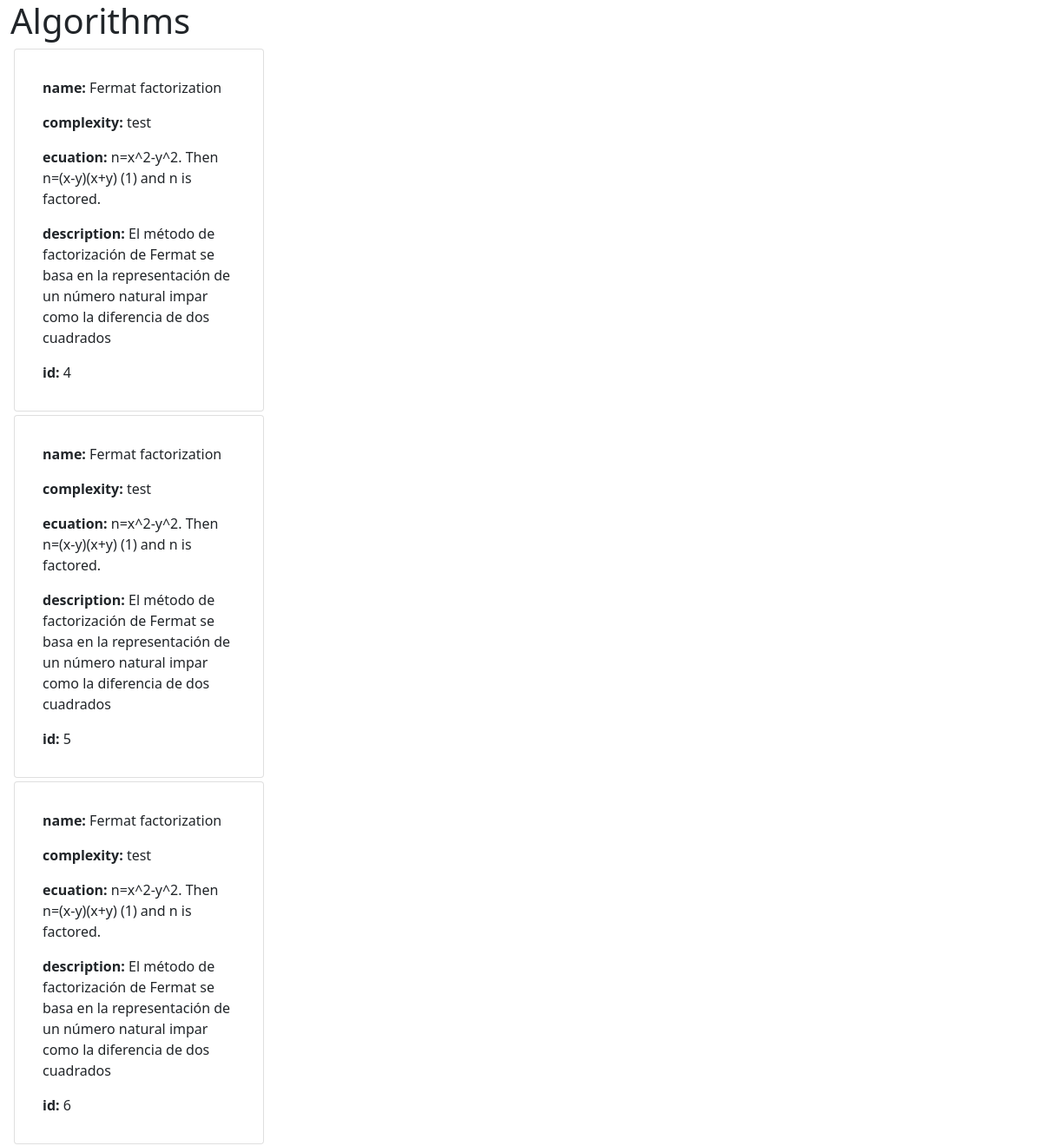
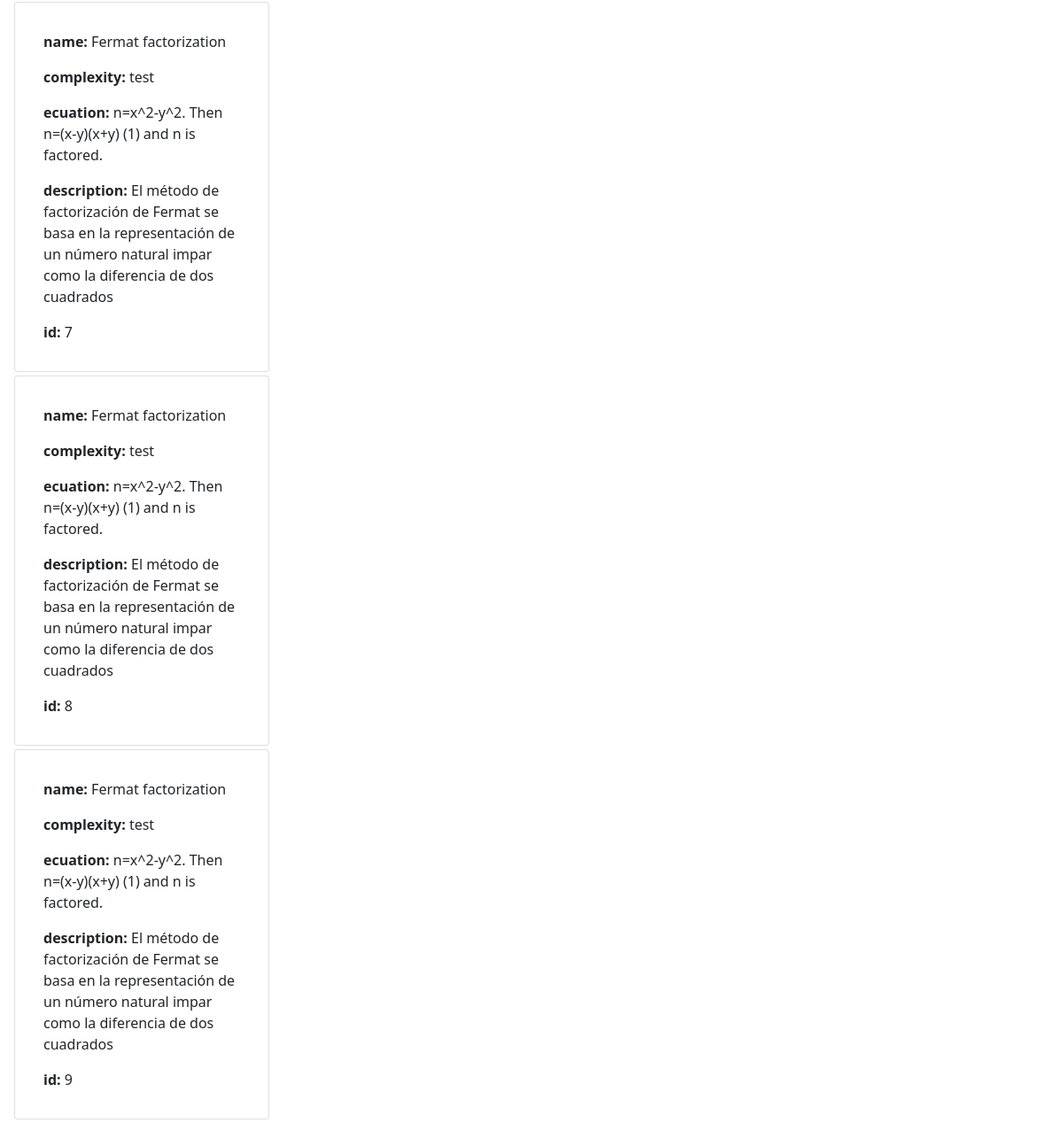
The app's page /algorithms with its own data (2 pictures, top to bottom).
### models/algorithms.py (models this page shows)
class Algorithm(db.Model):
    id = db.Column(db.Integer, primary_key=True)
    complexity = db.Column(db.String(200))
    name = db.Column(db.String(200))
    mathematical_ecuation = db.Column(db.String(200))
    description = db.Column(db.String(200))

### routes/algorithms.py (the view)
@algorithms.route("/algorithms", methods=["GET"])
def get_algorithms() -> str:
    alg = Algorithm.query.all()
    return render_template("index.html", data=alg)

### templates/index.html (shortened to what this page needs)
<!DOCTYPE html>
<html>
  <head>
    <link rel="stylesheet" href="" />
    <link
      href="https://cdn.jsdelivr.net/npm/bootstrap@5.0.2/dist/css/bootstrap.min.css"
      rel="stylesheet"
    />
  </head>
  <body>
    <div class="container-fluid">
      <h1>Algorithms</h1>
      {% for algorithm in data %}
      <div class="card p-2 m-1" style="width: 18rem">
        <div class="card-body">
          <div class="p-2"><strong> name: </strong> {{algorithm.name}}</div>
          <div class="p-2">
            <strong> complexity: </strong> {{algorithm.complexity}}
          </div>
          <div class="p-2">
            <strong> ecuation: </strong> {{algorithm.mathematical_ecuation}}
          </div>
          <div class="p-2">
            <strong> description:</strong> {{algorithm.description}}
          </div>
          <div class="p-2">
            <strong> id:</strong> {{algorithm.id}}
          </div>
        </div>
      </div>
      {%endfor%}
    </div>
  </body>
</html>

### records on screen
Algorithm: name "Fermat factorization", complexity "test", mathematical_ecuation "n=x^2-y^2. Then n=(x-y)(x+y) (1) and n is factored.", description "El método de factorización de Fermat se basa en la representación de un número natural impar como la diferencia de dos cuadrados", id "4"
Algorithm: name "Fermat factorization", complexity "test", mathematical_ecuation "n=x^2-y^2. Then n=(x-y)(x+y) (1) and n is factored.", description "El método de factorización de Fermat se basa en la representación de un número natural impar como la diferencia de dos cuadrados", id "5"
Algorithm: name "Fermat factorization", complexity "test", mathematical_ecuation "n=x^2-y^2. Then n=(x-y)(x+y) (1) and n is factored.", description "El método de factorización de Fermat se basa en la representación de un número natural impar como la diferencia de dos cuadrados", id "6"
Algorithm: name "Fermat factorization", complexity "test", mathematical_ecuation "n=x^2-y^2. Then n=(x-y)(x+y) (1) and n is factored.", description "El método de factorización de Fermat se basa en la representación de un número natural impar como la diferencia de dos cuadrados", id "7"
Algorithm: name "Fermat factorization", complexity "test", mathematical_ecuation "n=x^2-y^2. Then n=(x-y)(x+y) (1) and n is factored.", description "El método de factorización de Fermat se basa en la representación de un número natural impar como la diferencia de dos cuadrados", id "8"
Algorithm: name "Fermat factorization", complexity "test", mathematical_ecuation "n=x^2-y^2. Then n=(x-y)(x+y) (1) and n is factored.", description "El método de factorización de Fermat se basa en la representación de un número natural impar como la diferencia de dos cuadrados", id "9"
